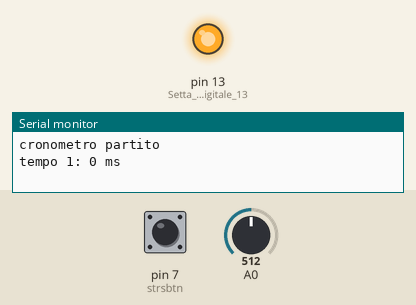
Simulated run of this sketch. Board: Arduino Uno, built with avr-gcc and run on an emulated ATmega328P. On the bench: output pins drawn as LEDs (lit = HIGH), the last lines printed to the serial monitor. The test bench sets the inputs (shaded band); at power-on: A0 = 512, pin 7 (strsbtn) LOW.

Above: at 1.2 s.
1.3 s: A0 set to 882
2.8 s: A0 set to 913
At 3.8 s:
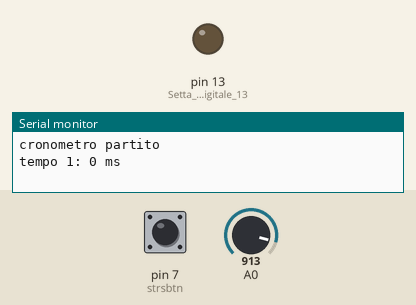
4.3 s: A0 set to 716
At 5.5 s:
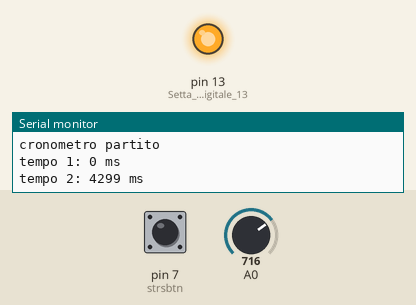
5.8 s: A0 set to 900
At 7.2 s:
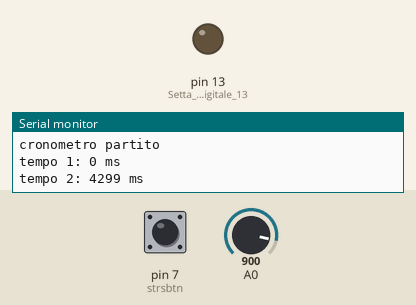
Timing chart, 0 to 8.3 s (numbered marks = the images above; inputs shaded):
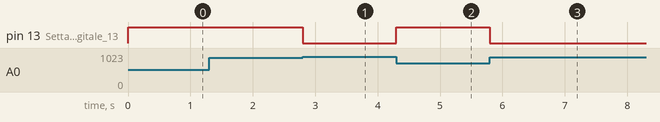

The sketch:

cronometro_pendolo__1_.ino
```cpp
/*           Cronometro a fotocellule
 *               Output seriale
 *                 17/10/2017
 *             Giacomo Calabria
 */
//--------------------------------------------------------------------------------------------------------------------
//                                                 Variabili e costanti
//--------------------------------------------------------------------------------------------------------------------
#define strsbtn 7       //pin reset e stop cronometro
int lapCR = LOW;        //variabile che indica lo stato delle fotocellule (aperte o chiuse)
int stato = 0;          //stato del cronometro
int passaggi = 0;       //numero di passaggi
long start = 0;         //tempo di partenza
long tempo_lap  = 0;    //tempo al giro
#define lux 900       //il valore deve essere cambiato in base alle condizioni ambientali
                        //per la calibrazione decommentare Serial.println(val); vedere il valore a fotocellula aperta
                        //e chiusa e poi variare il valore al piu basso possibile, cosigliati numerosi test
//--------------------------------------------------------------------------------------------------------------------
//                                                 Impostazioni di base
//--------------------------------------------------------------------------------------------------------------------
void setup() {
  Serial.begin(9600);     //inizializza la comunicazione seriale nel canale 19200
  pinMode(strsbtn, INPUT);  // Setta il pin digitale 8 per stop e reset in ingresso
  pinMode(13,OUTPUT);        // Setta il pin digitale 13 per visualizzazione stop in uscita
}
//--------------------------------------------------------------------------------------------------------------------
//                                 Funzione per l'avvio del cronometro
//--------------------------------------------------------------------------------------------------------------------
void partenza(){
 fotocellule();
 if (lapCR == HIGH){ //Accende cronometro
  start = millis();   //assegna il valore temporale attuale alla variabile start
  stato = 1;    //assegnazione dello stato 1 corrispondente all'attesa dello stop/lap/reset
  Serial.println("cronometro partito");    //output seriale per comunicare la partenza del cronometro
 }
}
//--------------------------------------------------------------------------------------------------------------------
//                                        Funzione per il tempo al giro
//--------------------------------------------------------------------------------------------------------------------
void lap(){
  while (stato == 1) {
  fotocellule();
  if (lapCR == HIGH && stato == 1){
   tempo_lap = millis() - start;
   passaggi++;
   output(); // visutalizza output
   fotocellule();   //esecuzione funzione fotocellule
   while (lapCR == HIGH){ fotocellule();}//esecuzione funzione fotocellule
 }
 fermare();
 }}
//--------------------------------------------------------------------------------------------------------------------
//                                 Funzione per la lettura del valore delle fotocellule
//--------------------------------------------------------------------------------------------------------------------
void fotocellule(){
   int val = analogRead(A0);  // lettura valore analogico della fotocellula
   //Serial.println(val);     // visualizzazione valore fotocellula per la calibrazione in campo
   if (val < lux) {lapCR = HIGH; digitalWrite(13, HIGH);}
   else {lapCR = LOW; digitalWrite(13, LOW);}
}
//--------------------------------------------------------------------------------------------------------------------
//                                 Funzione per la comunicazione dell'output
//--------------------------------------------------------------------------------------------------------------------
void output(){
   Serial.print("tempo ");            //comunicazione tempo
   Serial.print(passaggi);
   Serial.print(": ");
   Serial.print(tempo_lap);
   Serial.println(" ms");
   tempo_lap  = 0;
}
//--------------------------------------------------------------------------------------------------------------------
//                    Funzione che ferma la lettura delle fotocellule e che attiva il reset del cronometro
//--------------------------------------------------------------------------------------------------------------------
 void fermare(){
 if (digitalRead(strsbtn) == HIGH && stato == 1) stato = 0;   //stop e reset del programma
 }
//--------------------------------------------------------------------------------------------------------------------
//                                    Funzione per il reset del cronometro
//--------------------------------------------------------------------------------------------------------------------
void reset(){
 stato = 0;
 passaggi = 0;
 tempo_lap  = 0;
 start = 0;
}
//--------------------------------------------------------------------------------------------------------------------
//                                             Ciclo del programma principale
//--------------------------------------------------------------------------------------------------------------------
void loop() {
 partenza();
 lap();
 reset();
}
```

Measured:
- the behaviour switches between 899 and 900 on A0 (found by bisection; images 0 and 1)
- after the input at 1.3 s, every drawn part: stays the same
- after the input at 2.8 s, pin 13 (Setta_il_pin_digitale_13): HIGH → LOW at once
- after the input at 4.3 s, pin 13 (Setta_il_pin_digitale_13): LOW → HIGH at once
- after the input at 5.8 s, pin 13 (Setta_il_pin_digitale_13): HIGH → LOW at once
